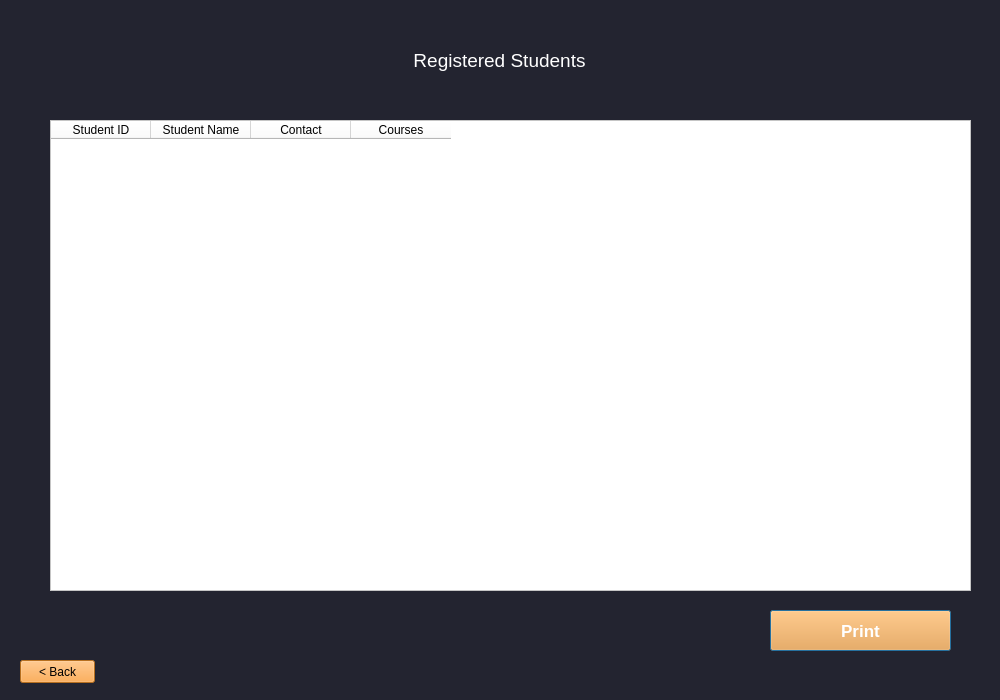
<?xml version="1.0" encoding="UTF-8"?>
<ui version="4.0">
 <class>registerd_students_table</class>
 <widget class="QDialog" name="registerd_students_table">
  <property name="geometry">
   <rect>
    <x>0</x>
    <y>0</y>
    <width>1000</width>
    <height>700</height>
   </rect>
  </property>
  <property name="windowTitle">
   <string>Dialog</string>
  </property>
  <property name="whatsThis">
   <string>&lt;html&gt;&lt;head/&gt;&lt;body&gt;&lt;p&gt;Registered Students&lt;/p&gt;&lt;/body&gt;&lt;/html&gt;</string>
  </property>
  <property name="styleSheet">
   <string notr="true">background-color: #232430;</string>
  </property>
  <widget class="QTableWidget" name="tableWidget">
   <property name="geometry">
    <rect>
     <x>50</x>
     <y>120</y>
     <width>921</width>
     <height>471</height>
    </rect>
   </property>
   <property name="styleSheet">
    <string notr="true">background-color: rgb(255, 255, 255);
</string>
   </property>
   <property name="frameShadow">
    <enum>QFrame::Raised</enum>
   </property>
   <property name="editTriggers">
    <set>QAbstractItemView::NoEditTriggers</set>
   </property>
   <column>
    <property name="text">
     <string>Student ID</string>
    </property>
   </column>
   <column>
    <property name="text">
     <string>Student Name</string>
    </property>
   </column>
   <column>
    <property name="text">
     <string>Contact</string>
    </property>
   </column>
   <column>
    <property name="text">
     <string>Courses</string>
    </property>
   </column>
  </widget>
  <widget class="QPushButton" name="Print_Button">
   <property name="geometry">
    <rect>
     <x>770</x>
     <y>610</y>
     <width>181</width>
     <height>41</height>
    </rect>
   </property>
   <property name="font">
    <font>
     <pointsize>13</pointsize>
     <weight>75</weight>
     <bold>true</bold>
    </font>
   </property>
   <property name="styleSheet">
    <string notr="true">background-color: rgb(255, 156, 43);
color: rgb(255, 255, 255);</string>
   </property>
   <property name="text">
    <string>Print</string>
   </property>
  </widget>
  <widget class="QWidget" name="horizontalLayoutWidget">
   <property name="geometry">
    <rect>
     <x>-1</x>
     <y>20</y>
     <width>1001</width>
     <height>80</height>
    </rect>
   </property>
   <layout class="QHBoxLayout" name="horizontalLayout">
    <item>
     <widget class="QLabel" name="label">
      <property name="font">
       <font>
        <pointsize>14</pointsize>
        <underline>false</underline>
        <strikeout>false</strikeout>
       </font>
      </property>
      <property name="styleSheet">
       <string notr="true">color: rgb(255, 255, 255);</string>
      </property>
      <property name="text">
       <string>Registered Students</string>
      </property>
      <property name="alignment">
       <set>Qt::AlignCenter</set>
      </property>
     </widget>
    </item>
   </layout>
  </widget>
  <widget class="QPushButton" name="backButton">
   <property name="geometry">
    <rect>
     <x>20</x>
     <y>660</y>
     <width>75</width>
     <height>23</height>
    </rect>
   </property>
   <property name="styleSheet">
    <string notr="true">background-color: rgb(255, 156, 43);</string>
   </property>
   <property name="text">
    <string>&lt; Back</string>
   </property>
  </widget>
 </widget>
 <resources/>
 <connections/>
</ui>
